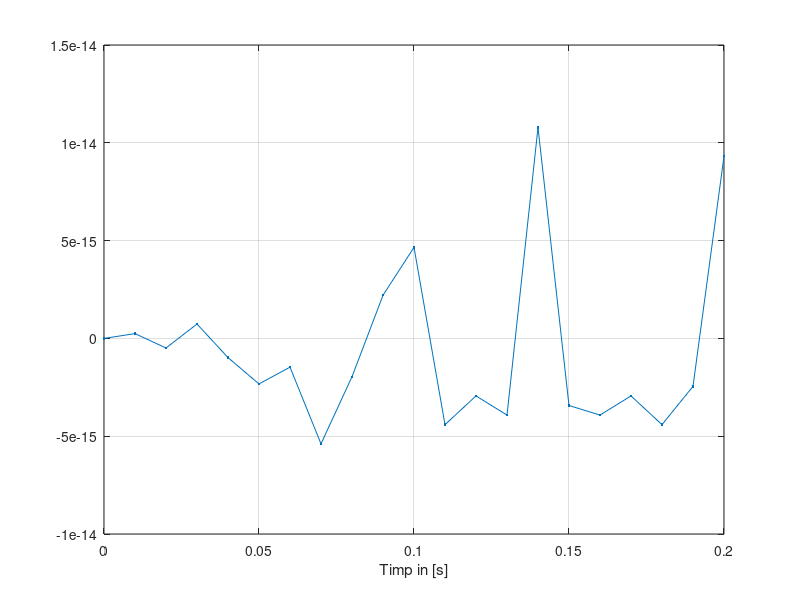
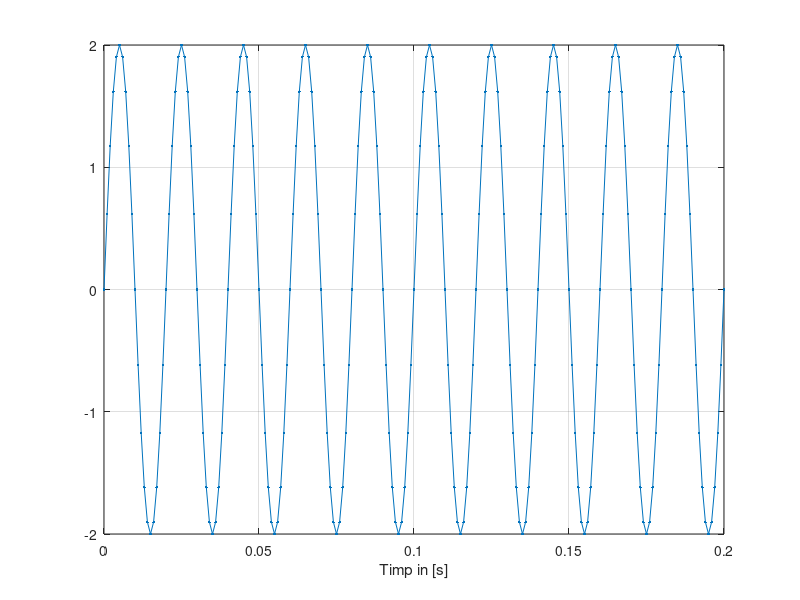
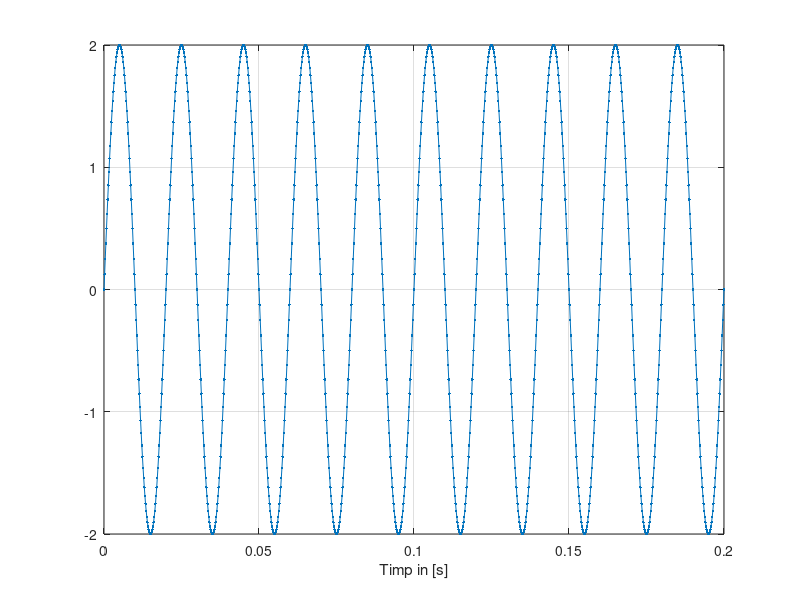
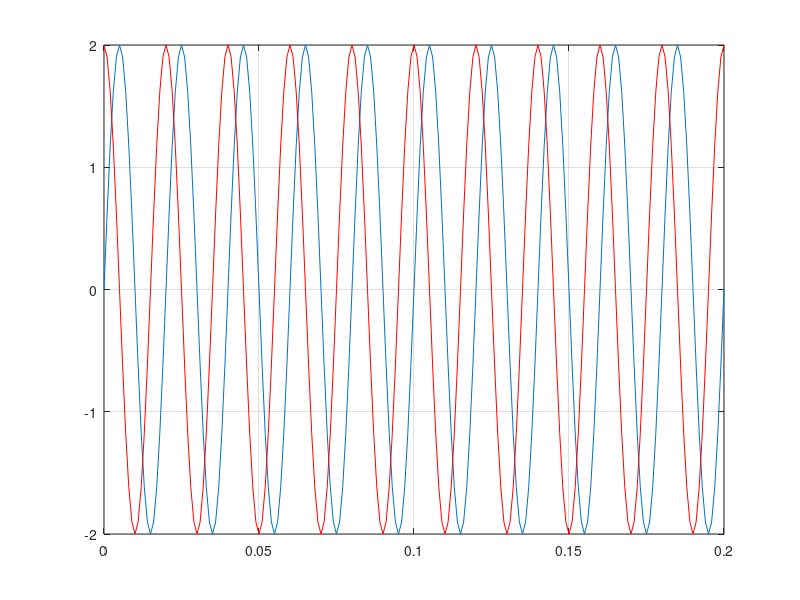

The MATLAB script that drew these images, in order:
F = 50;
t = 0:0.01:0.2;
s=2*sin(2*pi*F*t);
figure(1)
%grafic pentru t=0.01
plot(t,s,'.-')
xlabel('Timp in [s]')
grid
t=0:0.001:0.2;
s=2*sin(2*pi*F*t);
figure(2)
%grafic pentru t=0.001
plot(t,s,'.-')
xlabel('Timp in [s]')
grid
t=0:0.0002:0.2;
s=2*sin(2*pi*F*t);
figure(3)
%grafic pentru t=0.0002
plot(t,s,'.-')
xlabel('Timp in [s]')
grid
%perioada atunci cand t=0.01 este de T=20ms
%perioada atunci cand t=0.0002 este de T=20ms
f=20;
t=0:0.001:0.2;
s=2*sin(2*pi*F*t);
c=2*cos(2*pi*F*t);
%generez un semnal cosinusoidal si il pun pe acelasi grafic peste semnalul
%sinusoidal
figure(4)
plot(t,s)
grid
hold on
plot(t,c,'r')